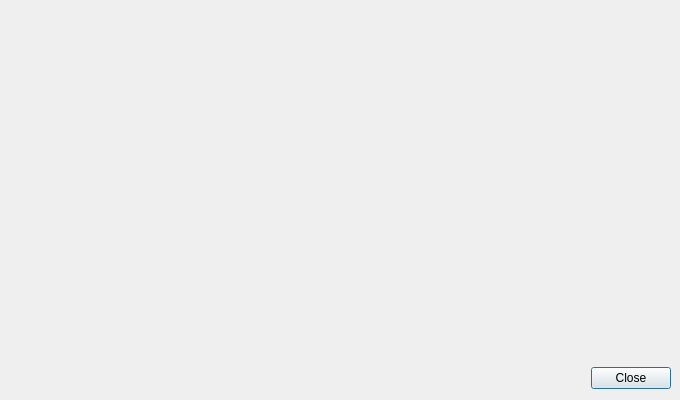
<?xml version="1.0" encoding="UTF-8"?>
<ui version="4.0">
 <class>ReaderDriverDialog</class>
 <widget class="QDialog" name="ReaderDriverDialog">
  <property name="windowModality">
   <enum>Qt::WindowModal</enum>
  </property>
  <property name="geometry">
   <rect>
    <x>0</x>
    <y>0</y>
    <width>680</width>
    <height>400</height>
   </rect>
  </property>
  <property name="windowTitle">
   <string>Diagnosis</string>
  </property>
  <layout class="QVBoxLayout" name="verticalLayout">
   <property name="leftMargin">
    <number>9</number>
   </property>
   <property name="topMargin">
    <number>9</number>
   </property>
   <property name="rightMargin">
    <number>9</number>
   </property>
   <item>
    <widget class="QWidget" name="widget" native="true">
     <layout class="QVBoxLayout" name="verticalLayout_3">
      <property name="leftMargin">
       <number>0</number>
      </property>
      <property name="topMargin">
       <number>0</number>
      </property>
      <property name="rightMargin">
       <number>0</number>
      </property>
      <property name="bottomMargin">
       <number>0</number>
      </property>
      <item>
       <layout class="QVBoxLayout" name="readerDriverLayout"/>
      </item>
     </layout>
    </widget>
   </item>
   <item>
    <layout class="QHBoxLayout" name="horizontalLayout">
     <item>
      <spacer name="horizontalSpacer">
       <property name="orientation">
        <enum>Qt::Horizontal</enum>
       </property>
       <property name="sizeHint" stdset="0">
        <size>
         <width>40</width>
         <height>20</height>
        </size>
       </property>
      </spacer>
     </item>
     <item>
      <widget class="QPushButton" name="closeButton">
       <property name="text">
        <string>Close</string>
       </property>
      </widget>
     </item>
    </layout>
   </item>
  </layout>
 </widget>
 <resources/>
 <connections/>
</ui>
